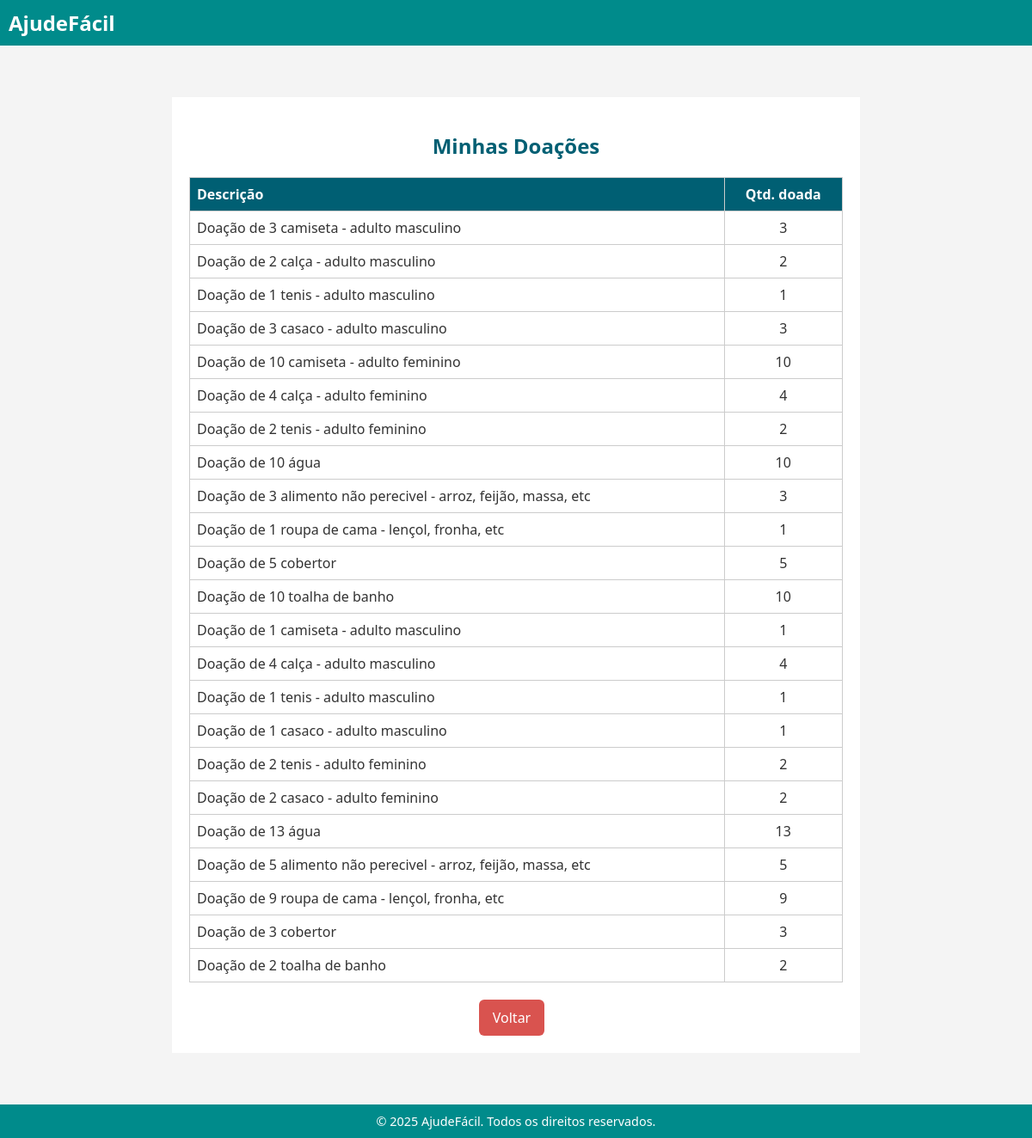
The app's page /minhas_doacoes/ (signed in) with its own data.
### doacoes/models.py (models this page shows, shortened)
class Doacao(models.Model):
    categoria = models.ForeignKey(Categoria, on_delete=models.CASCADE)
    descricao = models.CharField(max_length=200)
    quantidade = models.PositiveIntegerField()
    quantidade_inicial = models.PositiveIntegerField(editable=False, default=0, help_text="Quantidade total que foi doada inicialmente")
    local_entrega = models.ForeignKey(LocalEntrega, on_delete=models.CASCADE)
    doador = models.ForeignKey(User, on_delete=models.CASCADE)
    data_criacao = models.DateTimeField(auto_now_add=True)
    status = models.CharField("Status", max_length=20, choices=[('pendente', 'Pendente'), ('distribuida', 'Distribuída')], default='pendente')

### doacoes/views.py (the view)
# urls.py: path('minhas_doacoes/', views.minhas_doacoes, name='minhas_doacoes'),
@login_required
def minhas_doacoes(request):
    if request.user.perfil.tipo != 'doador':
        return HttpResponseForbidden()
    doacoes = Doacao.objects.filter(doador=request.user)
    return render(request, 'doacoes/minhas_doacoes.html', {'doacoes': doacoes})

### doacoes/templates/doacoes/minhas_doacoes.html
{% extends "base.html" %}
{% block content %}
<main class="container" style="max-width:800px; margin:40px auto; padding:20px;">
  <h2 style="text-align:center; margin-bottom:20px;">Minhas Doações</h2>
  <table style="width:100%; border-collapse:collapse;">
    <thead>
      <tr style="background-color:#005f73; color:white;">
        <th style="padding:8px;">Descrição</th>
        <th style="padding:8px; text-align:center;">Qtd. doada</th>
      </tr>
    </thead>
    <tbody>
      {% for doacao in doacoes %}
      <tr style="border-bottom:1px solid #ddd;">
        <td style="padding:8px;">{{ doacao.descricao }}</td>
        <td style="padding:8px; text-align:center;">{{ doacao.quantidade_inicial }}</td>
      </tr>
      {% empty %}
      <tr>
        <td colspan="2" style="padding:12px; text-align:center;">
          Você ainda não fez nenhuma doação.
        </td>
      </tr>
      {% endfor %}
    </tbody>
  </table>
  <div style="text-align:center; margin-top:20px;">
      <a href="{% url 'home_doador' %}" class="botao" style="background-color:#d9534f; color:#fff;">
        Voltar
      </a>
    </div>
</main>
{% endblock %}

### doacoes/templates/base.html (shortened to what this page needs)
<!DOCTYPE html>
<html lang="pt-br">
<head>
    {% load static %}
    <link rel="stylesheet" href="{% static 'css/estilo.css' %}">
</head>
<body style="display: flex; flex-direction: column; min-height: 100vh;">
<header style="background-color: #008B8B; color: white; padding: 10px;">
    <h1>AjudeFácil</h1>
</header>
<main style="flex: 1; padding: 20px;">
    {% block content %}
    {% endblock %}
</main>
<footer style="background-color: #008B8B; color: white; text-align: center; padding: 10px 0; width: 100%;">
    © 2025 AjudeFácil. Todos os direitos reservados.
</footer>
</body>
</html>

### doacoes/static/css/estilo.css (style rules this page uses)
body { font-family: 'Segoe UI', Tahoma, Geneva, Verdana, sans-serif; background-color: #f4f4f4; color: #333; margin: 0; padding: 0; height: 100vh; display: flex; flex-direction: column; }
.container { max-width: 800px; margin: auto; background: #fff; padding: 30px; border-radius: 12px; box-shadow: 0 2px 10px rgba(0, 0, 0, 0.1); }
h2 { text-align: center; margin-bottom: 25px; color: #005f73; }
a { color: #0a9396; text-decoration: none; }
table { width: 100%; border-collapse: collapse; margin-top: 20px; }
table, th, td { border: 1px solid #ccc; }
th, td { padding: 12px; text-align: left; }
header { background-color: #0a9396; color: white; padding: 15px 20px; position: sticky; top: 0; z-index: 10; display: flex; justify-content: space-between; align-items: center; }
header h1 { font-size: 1.5rem; margin: 0; }
footer { background-color: #0a9396; padding: 10px 20px; text-align: center; margin-top: 40px; font-size: 0.9rem; color: #555; }
main.container { flex: 1; padding: 40px; width: 100%; max-width: 100%; box-sizing: border-box; background: #fff; }
footer { background-color: #0a9396; padding: 10px 20px; text-align: center; font-size: 0.9rem; color: #555; width: 100%; margin-top: auto; }
.botao { display: inline-block; padding: 10px 16px; background-color: #0a9396; color: white; text-decoration: none; border-radius: 6px; margin-right: 10px; }
header, footer { background-color: #0a9396; color: white; padding: 10px 30px; text-align: center; }
footer { background-color: #0a9396; color: white; text-align: center; padding: 10px 30px; font-size: 0.9rem; }
.container { width: 100%; margin: 0; padding: 30px; background: #fff; border-radius: 0; box-shadow: none; }

### records on screen
Doacao: descricao "Doação de 3 camiseta - adulto masculino", quantidade_inicial "3"
Doacao: descricao "Doação de 2 calça - adulto masculino", quantidade_inicial "2"
Doacao: descricao "Doação de 1 tenis - adulto masculino", quantidade_inicial "1"
Doacao: descricao "Doação de 3 casaco - adulto masculino", quantidade_inicial "3"
Doacao: descricao "Doação de 10 camiseta - adulto feminino", quantidade_inicial "10"
Doacao: descricao "Doação de 4 calça - adulto feminino", quantidade_inicial "4"
Doacao: descricao "Doação de 2 tenis - adulto feminino", quantidade_inicial "2"
Doacao: descricao "Doação de 10 água", quantidade_inicial "10"
Doacao: descricao "Doação de 3 alimento não perecivel - arroz, feijão, massa, etc", quantidade_inicial "3"
Doacao: descricao "Doação de 1 roupa de cama - lençol, fronha, etc", quantidade_inicial "1"
Doacao: descricao "Doação de 5 cobertor", quantidade_inicial "5"
Doacao: descricao "Doação de 10 toalha de banho", quantidade_inicial "10"
Doacao: descricao "Doação de 1 camiseta - adulto masculino", quantidade_inicial "1"
Doacao: descricao "Doação de 4 calça - adulto masculino", quantidade_inicial "4"
Doacao: descricao "Doação de 1 tenis - adulto masculino", quantidade_inicial "1"
Doacao: descricao "Doação de 1 casaco - adulto masculino", quantidade_inicial "1"
Doacao: descricao "Doação de 2 tenis - adulto feminino", quantidade_inicial "2"
Doacao: descricao "Doação de 2 casaco - adulto feminino", quantidade_inicial "2"
Doacao: descricao "Doação de 13 água", quantidade_inicial "13"
Doacao: descricao "Doação de 5 alimento não perecivel - arroz, feijão, massa, etc", quantidade_inicial "5"
Doacao: descricao "Doação de 9 roupa de cama - lençol, fronha, etc", quantidade_inicial "9"
Doacao: descricao "Doação de 3 cobertor", quantidade_inicial "3"
Doacao: descricao "Doação de 2 toalha de banho", quantidade_inicial "2"
